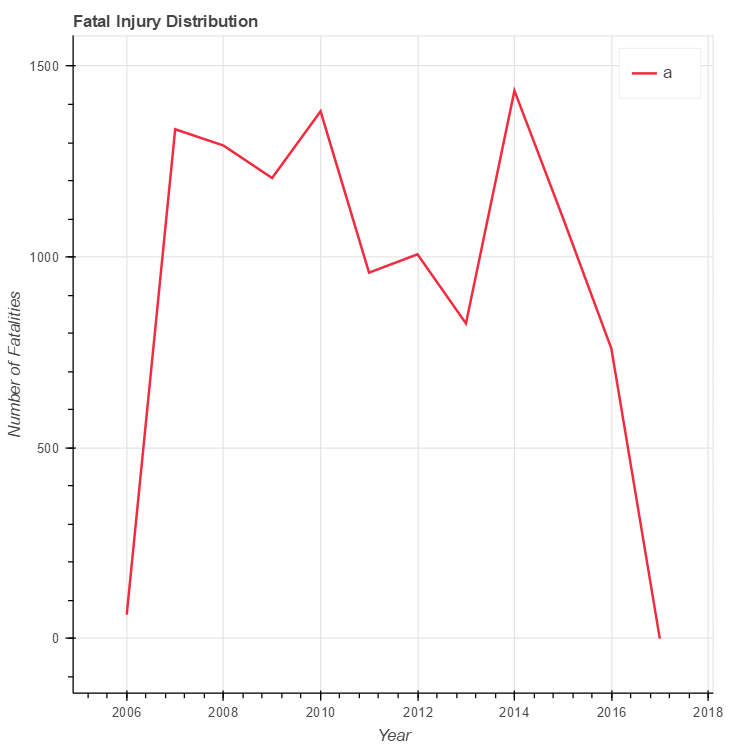

Write Python code to recreate this figure.
import pandas as pd
from bokeh.charts import Donut, Bar, show, vplot, Line, output_file
from tqdm import tqdm

df = pd.read_csv("aviationdataset.csv", encoding ='latin1').fillna(0)
print("file loaded")

cols = ['Event.Date', 'Total.Fatal.Injuries']
workframe = df[cols]
twenty_year_fatalities = {}
this_year = 2017

for idx, row in tqdm(workframe.iterrows()):
    temp_stamp = int(row['Event.Date'][:4])
    if row['Total.Fatal.Injuries'] == '0' or temp_stamp < this_year - 20:
        continue
    if temp_stamp in twenty_year_fatalities.keys():
        twenty_year_fatalities[temp_stamp] += row['Total.Fatal.Injuries']
    else:
        twenty_year_fatalities.update({temp_stamp:row['Total.Fatal.Injuries']})
twenty_year_stats = []

for k, v in twenty_year_fatalities.items():
    twenty_year_stats.append((k,v))
twenty_year_stats.sort(reverse=False)

result_df = pd.DataFrame(twenty_year_stats, columns=['Year', 'Fatalities'])

result_dict = {}
for row in result_df.itertuples():
    result_dict.update({ row[1] : row[2]})

mx, my = zip(*sorted(result_dict.items()))
result_data = pd.Series(my, mx)
chart = Line(result_data, title="Fatal Injury Distribution", legend="top_right", ylabel='Number of Fatalities', xlabel='Year')

p = vplot(chart)
show(p)
